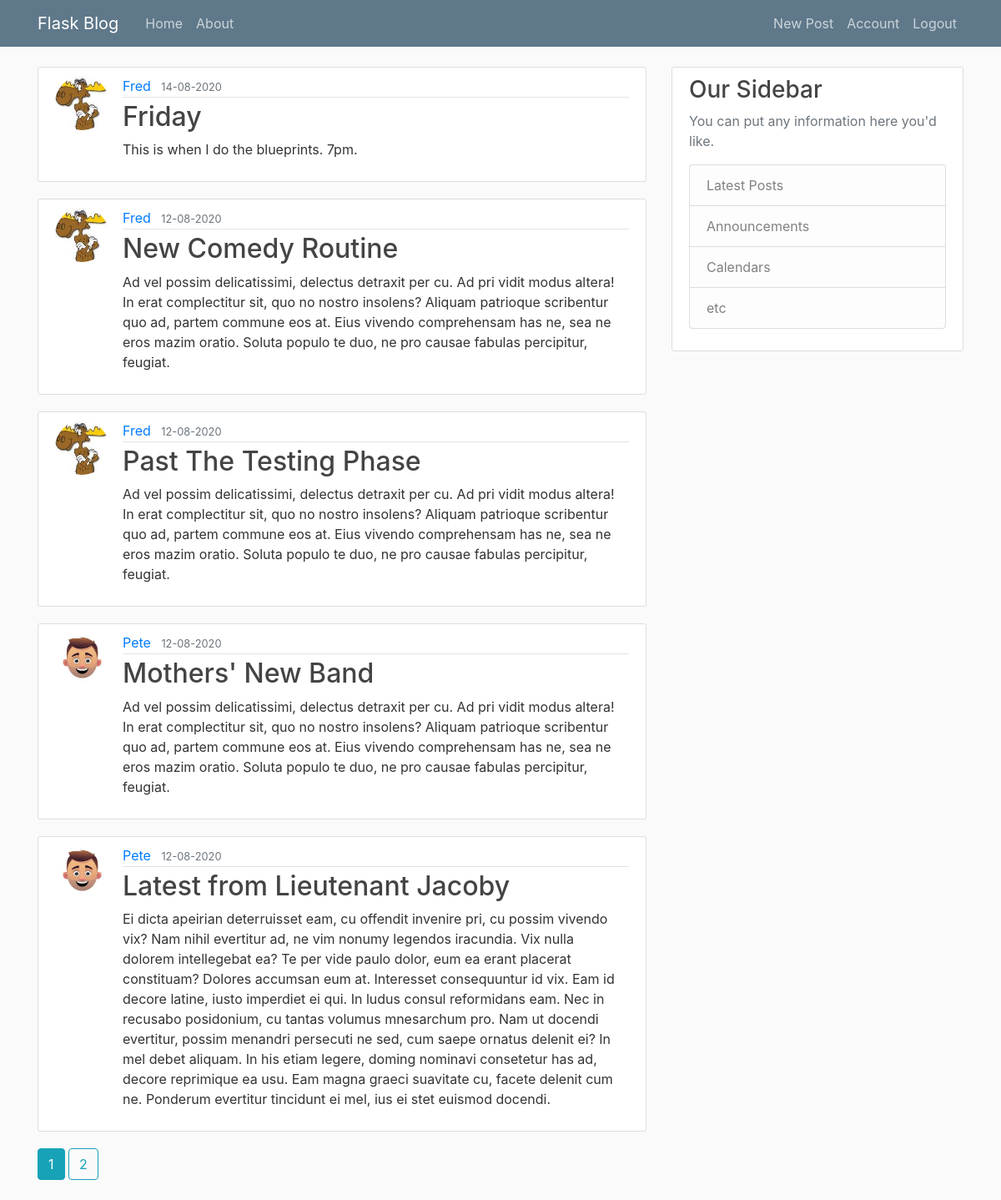
The app's page /home (signed in) with its own data.
### flaskblog/models.py (models this page shows, shortened)
class Post(db.Model):
    id = db.Column(db.Integer, primary_key=True)
    title = db.Column(db.String(100), nullable=False)
    date_posted = db.Column(db.DateTime, nullable=False,
                            default=datetime.utcnow)
    content = db.Column(db.Text, nullable=False)
    user_id = db.Column(db.Integer, db.ForeignKey('user.id'), nullable=False)

class User(db.Model, UserMixin):
    id = db.Column(db.Integer, primary_key=True)
    username = db.Column(db.String(20), unique=True, nullable=False)
    email = db.Column(db.String(120), unique=True, nullable=False)
    image_file = db.Column(db.String(20), nullable=False,
                           default='default.jpg')
    password = db.Column(db.String(60), nullable=False)
    posts = db.relationship('Post', backref='author', lazy=True)

### flaskblog/main/routes.py (the view)
@main.route('/')
@main.route('/home')
def home():
    page = request.args.get('page', 1, type=int)
    posts = Post.query.order_by(
        Post.date_posted.desc()).paginate(page=page, per_page=5)
    return render_template('home.html', posts=posts)

### flaskblog/models.py (called while the page is built)
@login_manager.user_loader
def load_user(user_id):
    return User.query.get(int(user_id))

### flaskblog/templates/home.html
{% extends "layout.html" %}
{% block content %}
    {% for post in posts.items %}
        <article class="media content-section">
            <img class="rounded-circle article-img" src="{{ url_for('static', filename='profile_pics/' + post.author.image_file) }}" alt="">
            <div class="media-body">
                <div class="article-metadata">
                    <a class="mr-2" href="{{ url_for('users.user_posts', username=post.author.username) }}">{{ post.author.username }}</a>
                    <small class="text-muted">{{ post.date_posted.strftime('%d-%m-%Y') }}</small>
                </div>
                <h2><a class="article-title" href="{{ url_for('posts.post', post_id=post.id) }}">{{ post.title }}</a></h2>
                <p class="article-content">{{ post.content }}</p>
            </div>
        </article>
    {% endfor %}
    {% for page_num in posts.iter_pages(left_edge=1, right_edge=1, left_current=1, right_current=2) %}
        {% if page_num %}
            {% if posts.page == page_num %}
                <a class="btn btn-info mb-4" href="{{ url_for('main.home', page=page_num) }}" >{{ page_num }}</a>
            {% else %}
                <a class="btn btn-outline-info mb-4" href="{{ url_for('main.home', page=page_num) }}" >{{ page_num }}</a>
            {% endif %}
        {% else %}
            ...
        {% endif %}
    {% endfor %}
{% endblock content %}

### flaskblog/static/main.css (style rules this page uses)
body { background: #fafafa; color: #333333; margin-top: 5rem; }
h1, h2, h3, h4, h5, h6 { color: #444444; }
.content-section { background: #ffffff; padding: 10px 20px; border: 1px solid #dddddd; border-radius: 3px; margin-bottom: 20px; }
.article-title { color: #444444; }
.article-content { white-space: pre-line; }
.article-img { height: 65px; width: 65px; margin-right: 16px; }
.article-metadata { padding-bottom: 1px; margin-bottom: 4px; border-bottom: 1px solid #e3e3e3; }

### records on screen
Post: image_file (picture), author.username "Fred", date_posted "14-08-2020", title "Friday", content "This is when I do the blueprints. 7pm."
Post: image_file (picture), author.username "Fred", date_posted "12-08-2020", title "New Comedy Routine", content "Ad vel possim delicatissimi, delectus detraxit per cu. Ad pri vidit modus altera! In erat complectitur sit, quo no nostro insolens? Aliquam patrioque scribentur quo ad, partem commune eos at. Eius vivendo comprehensam has ne, sea ne eros mazim oratio. Soluta populo te duo, ne pro causae fabulas percipitur, feugiat."
Post: image_file (picture), author.username "Fred", date_posted "12-08-2020", title "Past The Testing Phase", content "Ad vel possim delicatissimi, delectus detraxit per cu. Ad pri vidit modus altera! In erat complectitur sit, quo no nostro insolens? Aliquam patrioque scribentur quo ad, partem commune eos at. Eius vivendo comprehensam has ne, sea ne eros mazim oratio. Soluta populo te duo, ne pro causae fabulas percipitur, feugiat."
Post: image_file (placeholder picture), author.username "Pete", date_posted "12-08-2020", title "Mothers' New Band", content "Ad vel possim delicatissimi, delectus detraxit per cu. Ad pri vidit modus altera! In erat complectitur sit, quo no nostro insolens? Aliquam patrioque scribentur quo ad, partem commune eos at. Eius vivendo comprehensam has ne, sea ne eros mazim oratio. Soluta populo te duo, ne pro causae fabulas percipitur, feugiat."
Post: image_file (placeholder picture), author.username "Pete", date_posted "12-08-2020", title "Latest from Lieutenant Jacoby", content "Ei dicta apeirian deterruisset eam, cu offendit invenire pri, cu possim vivendo vix? Nam nihil evertitur ad, ne vim nonumy legendos iracundia. Vix nulla dolorem intellegebat ea? Te per vide paulo dolor, eum ea erant placerat constituam? Dolores accumsan eum at. Interesset consequuntur id vix. Eam id decore latine, iusto imperdiet ei qui. In ludus consul reformidans eam. Nec in recusabo posidonium, cu tantas volumus mnesarchum pro. Nam ut docendi evertitur, possim menandri persecuti ne sed, cum saepe ornatus delenit ei? In mel debet aliquam. In his etiam legere, doming nominavi consetetur has ad, decore reprimique ea usu. Eam magna graeci suavitate cu, facete delenit cum ne. Ponderum…"

### other values on screen
{{ page_num }} "1"
{{ page_num }} "2"
